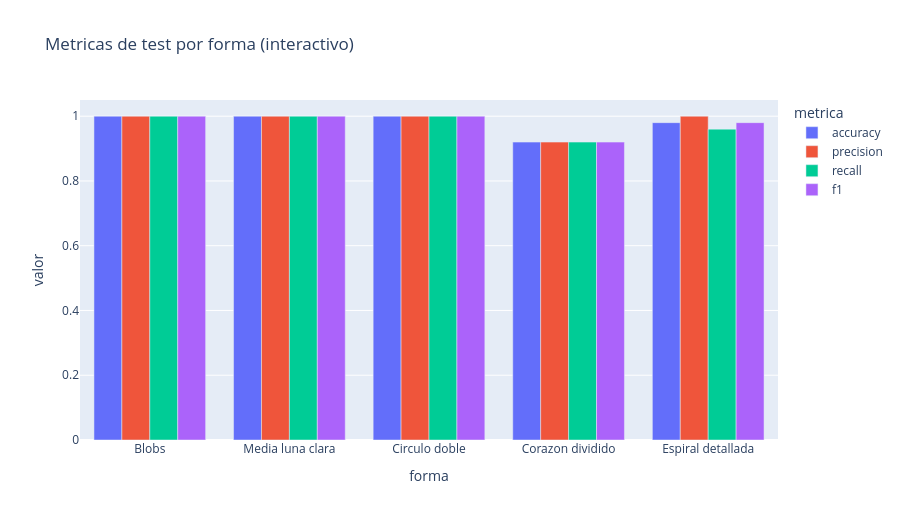

Notebook code cell kept with this figure:
### Code cell
fig = px.bar(tabla_metricas.melt(id_vars="forma", var_name="metrica", value_name="valor"),
             x="forma", y="valor", color="metrica", barmode="group",
             title="Metricas de test por forma (interactivo)",
             category_orders={"forma": [d["nombre"] for d in datos.values()]})
fig.update_layout(yaxis_range=[0, 1.05], width=900, height=520)
fig

### Figure 1 — Plotly figure (JSON) as saved in the notebook; plotly's stock layout.template omitted (floating-point values rounded to 4 significant figures)
{"data": [{"alignmentgroup": "True", "hovertemplate": "metrica=accuracy<br>forma=%{x}<br>valor=%{y}<extra></extra>", "legendgroup": "accuracy", "marker": {"color": "#636efa", "pattern": {"shape": ""}}, "name": "accuracy", "offsetgroup": "accuracy", "orientation": "v", "showlegend": true, "textposition": "auto", "type": "bar", "x": ["Blobs", "Media luna clara", "Circulo doble", "Corazon dividido", "Espiral detallada"], "xaxis": "x", "y": [1.0, 1.0, 1.0, 0.92, 0.98], "yaxis": "y"}, {"alignmentgroup": "True", "hovertemplate": "metrica=precision<br>forma=%{x}<br>valor=%{y}<extra></extra>", "legendgroup": "precision", "marker": {"color": "#EF553B", "pattern": {"shape": ""}}, "name": "precision", "offsetgroup": "precision", "orientation": "v", "showlegend": true, "textposition": "auto", "type": "bar", "x": ["Blobs", "Media luna clara", "Circulo doble", "Corazon dividido", "Espiral detallada"], "xaxis": "x", "y": [1.0, 1.0, 1.0, 0.92, 1.0], "yaxis": "y"}, {"alignmentgroup": "True", "hovertemplate": "metrica=recall<br>forma=%{x}<br>valor=%{y}<extra></extra>", "legendgroup": "recall", "marker": {"color": "#00cc96", "pattern": {"shape": ""}}, "name": "recall", "offsetgroup": "recall", "orientation": "v", "showlegend": true, "textposition": "auto", "type": "bar", "x": ["Blobs", "Media luna clara", "Circulo doble", "Corazon dividido", "Espiral detallada"], "xaxis": "x", "y": [1.0, 1.0, 1.0, 0.92, 0.96], "yaxis": "y"}, {"alignmentgroup": "True", "hovertemplate": "metrica=f1<br>forma=%{x}<br>valor=%{y}<extra></extra>", "legendgroup": "f1", "marker": {"color": "#ab63fa", "pattern": {"shape": ""}}, "name": "f1", "offsetgroup": "f1", "orientation": "v", "showlegend": true, "textposition": "auto", "type": "bar", "x": ["Blobs", "Media luna clara", "Circulo doble", "Corazon dividido", "Espiral detallada"], "xaxis": "x", "y": [1.0, 1.0, 1.0, 0.92, 0.98], "yaxis": "y"}], "layout": {"barmode": "group", "height": 520, "legend": {"title": {"text": "metrica"}, "tracegroupgap": 0}, "title": {"text": "Metricas de test por forma (interactivo)"}, "width": 900, "xaxis": {"anchor": "y", "categoryarray": ["Blobs", "Media luna clara", "Circulo doble", "Corazon dividido", "Espiral detallada"], "categoryorder": "array", "domain": [0, 1], "title": {"text": "forma"}}, "yaxis": {"anchor": "x", "domain": [0, 1], "range": [0, 1.05], "title": {"text": "valor"}}}}
